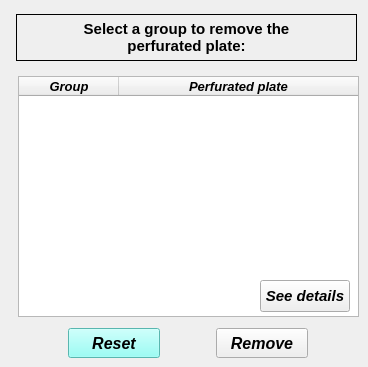
     <widget class="QWidget" name="tab_remove">
      <attribute name="title">
       <string>Remove</string>
      </attribute>
      <widget class="QTreeWidget" name="treeWidget_perforated_plate_remove">
       <property name="geometry">
        <rect>
         <x>18</x>
         <y>76</y>
         <width>341</width>
         <height>241</height>
        </rect>
       </property>
       <property name="minimumSize">
        <size>
         <width>0</width>
         <height>0</height>
        </size>
       </property>
       <property name="maximumSize">
        <size>
         <width>16777215</width>
         <height>1000000</height>
        </size>
       </property>
       <property name="font">
        <font>
         <family>Arial</family>
         <italic>true</italic>
        </font>
       </property>
       <property name="indentation">
        <number>1</number>
       </property>
       <property name="headerHidden">
        <bool>false</bool>
       </property>
       <attribute name="headerHighlightSections">
        <bool>false</bool>
       </attribute>
       <attribute name="headerShowSortIndicator" stdset="0">
        <bool>false</bool>
       </attribute>
       <attribute name="headerStretchLastSection">
        <bool>true</bool>
       </attribute>
       <column>
        <property name="text">
         <string>Group</string>
        </property>
        <property name="font">
         <font>
          <family>Arial</family>
          <pointsize>10</pointsize>
          <weight>75</weight>
          <italic>true</italic>
          <bold>true</bold>
         </font>
        </property>
        <property name="textAlignment">
         <set>AlignCenter</set>
        </property>
       </column>
       <column>
        <property name="text">
         <string>Perfurated plate</string>
        </property>
        <property name="font">
         <font>
          <family>Arial</family>
          <pointsize>10</pointsize>
          <weight>75</weight>
          <italic>true</italic>
          <bold>true</bold>
         </font>
        </property>
        <property name="textAlignment">
         <set>AlignCenter</set>
        </property>
       </column>
      </widget>
      <widget class="QLabel" name="label_29">
       <property name="geometry">
        <rect>
         <x>16</x>
         <y>14</y>
         <width>341</width>
         <height>47</height>
        </rect>
       </property>
       <property name="font">
        <font>
         <family>Arial</family>
         <pointsize>11</pointsize>
         <weight>75</weight>
         <italic>false</italic>
         <bold>true</bold>
        </font>
       </property>
       <property name="frameShape">
        <enum>QFrame::Box</enum>
       </property>
       <property name="text">
        <string>Select a group to remove the 
perfurated plate:</string>
       </property>
       <property name="textFormat">
        <enum>Qt::AutoText</enum>
       </property>
       <property name="alignment">
        <set>Qt::AlignCenter</set>
       </property>
      </widget>
      <widget class="QPushButton" name="pushButton_remove">
       <property name="geometry">
        <rect>
         <x>216</x>
         <y>328</y>
         <width>92</width>
         <height>30</height>
        </rect>
       </property>
       <property name="minimumSize">
        <size>
         <width>0</width>
         <height>30</height>
        </size>
       </property>
       <property name="maximumSize">
        <size>
         <width>16777215</width>
         <height>30</height>
        </size>
       </property>
       <property name="font">
        <font>
         <family>Arial</family>
         <pointsize>12</pointsize>
         <weight>75</weight>
         <italic>true</italic>
         <bold>true</bold>
        </font>
       </property>
       <property name="text">
        <string>Remove</string>
       </property>
      </widget>
      <widget class="QPushButton" name="pushButton_get_information_remove">
       <property name="geometry">
        <rect>
         <x>260</x>
         <y>280</y>
         <width>90</width>
         <height>32</height>
        </rect>
       </property>
       <property name="minimumSize">
        <size>
         <width>90</width>
         <height>32</height>
        </size>
       </property>
       <property name="maximumSize">
        <size>
         <width>90</width>
         <height>32</height>
        </size>
       </property>
       <property name="font">
        <font>
         <family>Arial</family>
         <pointsize>11</pointsize>
         <weight>75</weight>
         <italic>true</italic>
         <bold>true</bold>
        </font>
       </property>
       <property name="text">
        <string>See details</string>
       </property>
      </widget>
      <widget class="QPushButton" name="pushButton_reset">
       <property name="geometry">
        <rect>
         <x>68</x>
         <y>328</y>
         <width>92</width>
         <height>30</height>
        </rect>
       </property>
       <property name="minimumSize">
        <size>
         <width>92</width>
         <height>30</height>
        </size>
       </property>
       <property name="maximumSize">
        <size>
         <width>92</width>
         <height>30</height>
        </size>
       </property>
       <property name="font">
        <font>
         <family>Arial</family>
         <pointsize>12</pointsize>
         <weight>75</weight>
         <italic>true</italic>
         <bold>true</bold>
        </font>
       </property>
       <property name="styleSheet">
        <string notr="true">background-color: rgb(125, 255, 245);</string>
       </property>
       <property name="text">
        <string>Reset</string>
       </property>
       <property name="flat">
        <bool>false</bool>
       </property>
      </widget>
     </widget>
